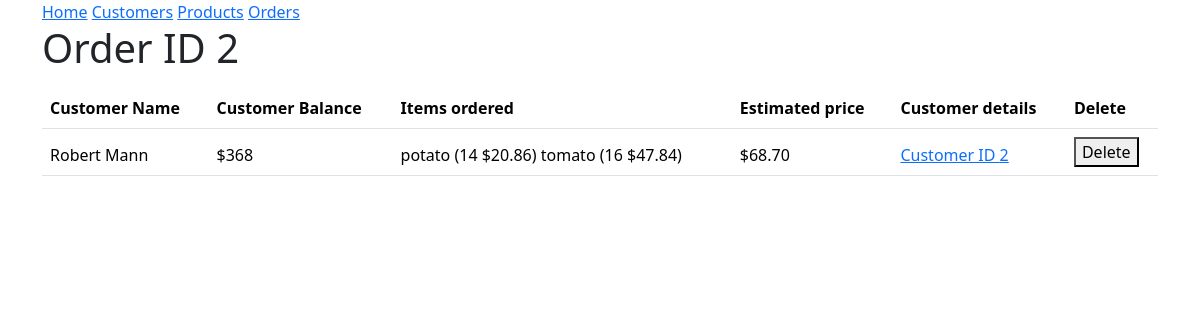
Page /order/2 on the committed database.
### models.py (models this page shows, shortened)
class Customer(db.Model):
 id = mapped_column(Integer, primary_key=True)
 name = mapped_column(String(200), nullable=False, unique=True)
 phone = mapped_column(String(20), nullable=False)
 balance = mapped_column(Numeric, nullable=False, default=0.0)
 orders = relationship("Order")

### main.py (the view)
@app.route('/order/<int:ORDER_ID>')
def order(ORDER_ID):
    order = db.session.execute(db.select(Order).where(Order.id == ORDER_ID))
    orders = []
    for i in order.scalars():
        u = {
            'name': i.customer.name,
            'balance': int(i.customer.balance),
            'products': [f"{n.product.product} ({n.quantity} ${format((n.product.price*n.quantity),'.2f')})" for n in i.products],
            'price':  Order.price(i),
        }
        orders.append(u)
    return render_template("detailed_order.html", id = ORDER_ID, orders = orders, customer_id=i.customer.id, processed = i.processed)

### models.py (called while the page is built)
    def price(self):
        return format((sum([(u.product.price) * u.quantity for u in self.products])), '.2f')

### templates/detailed_order.html (shortened to what this page needs)
{% extends "base.html" %}
{% block content %}
<h1>Order ID {{ id }}</h1>
<table class="table">
    <thead class="thead-dark">
    <th>Customer Name</th>
    <th>Customer Balance</th>
    <th>Items ordered</th>
    <th>Estimated price</th>
    <th>Customer details</th>
    <th>Delete</th>
{% for order in orders %}
<p>
    <tr>
    <td>{{ order.name }}</td>
    <td>${{ order.balance }}</td>
    <td>
    {% for product in order.products %}
        {{ product }}
    {% endfor %}
    </td>
    <td>${{ order.price }}</td>
    <td>
        <a href="{{ url_for('detailed_customer', id=customer_id) }}">Customer ID {{ customer_id }}</a>
    </td>
    <td>
        <form method="POST" action="{{ url_for('delete_order', ORDER_ID=id) }}">
        <button type="submit">Delete</button>
        </form>
    </td>
    </tr>
</p>
{% endfor %}
</table>
{% endblock %}

### rows in the picture
Customer: name "Robert Mann", balance "368", products "potato (14 $20.86)" "tomato (16 $47.84)", price "68.70", id "2"

### other values in the picture
{{ id }} "2"
